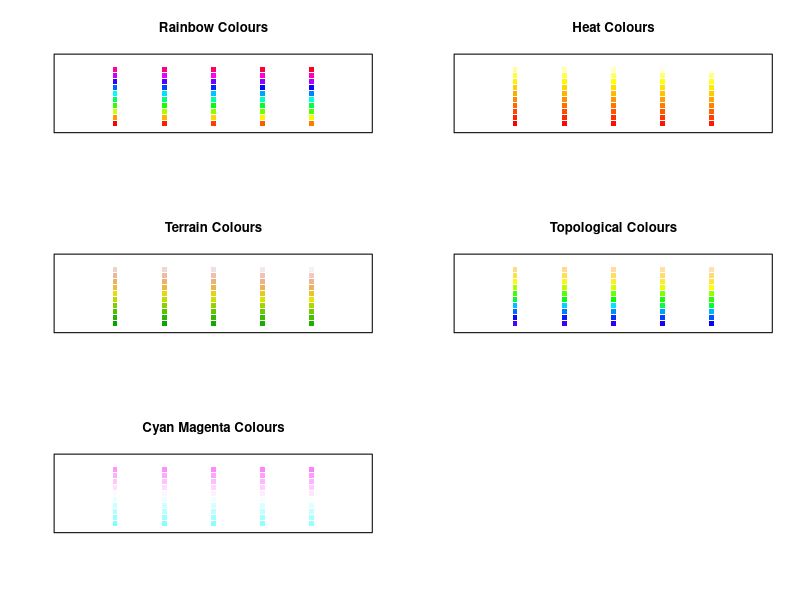

Here is the R script that generated this plot:
#################################################################
## 18_colourCharts.R                                           ##
## Graphics example, a function which displays colour palettes ##
##                                                             ##
## Ian Roberts.  ir210@cam.ac.uk                               ## 
#################################################################
##
##
### START ###

## Define a function that generates the plot / two arguments 1) colour chart 2) plot title

paletteMap<-function(myCols, aTitle) {
	nData<-1  # a simple counter that records the index number of the current colour to plot
	x<-0	# coordinates of x
	y<-1    # coordinates of y

	plot(NULL, xlim=c(0,6), ylim=c(0,12),xaxt="n",yaxt="n",ylab="",xlab="",main=aTitle) # sets up an empty plotting chart

	while (nData <= nCols){  # For loop sets x / y plotting coordinates
		if(x<5){
			x<-x+1
		} else {
			x<-1
			y<-y+1
		}
		points(x,y,pch=15, cex=1, col=myCols[nData]) # actually plots the colour (as a big square)
		nData<-nData+1	# increments the colour index number
	}
}
### END FUNC ###

### START PROC ###
nCols<-50	# default number of colours / steps in gradients

#jpeg("HeatMaps.jpg", width=600, height=800, res=150)
par(mfrow=c(3,2))

#Rainbow palette colours
rainCols<-rainbow(nCols) 		# Generate colours
paletteMap(rainCols,"Rainbow Colours")	# Produce plot

#Heatmap palette colours
heatCols<-heat.colors(nCols)
paletteMap(heatCols, "Heat Colours")

#Terrain palette colours
terCols<-terrain.colors(nCols)
paletteMap(terCols, "Terrain Colours")

#Topological palette colours
topoCols<-topo.colors(nCols)
paletteMap(topoCols, "Topological Colours")

#Cyan/Magenta gradient colours
cmCols<-cm.colors(nCols)
paletteMap(cmCols, "Cyan Magenta Colours")

#dev.off()
## END PROC ###


